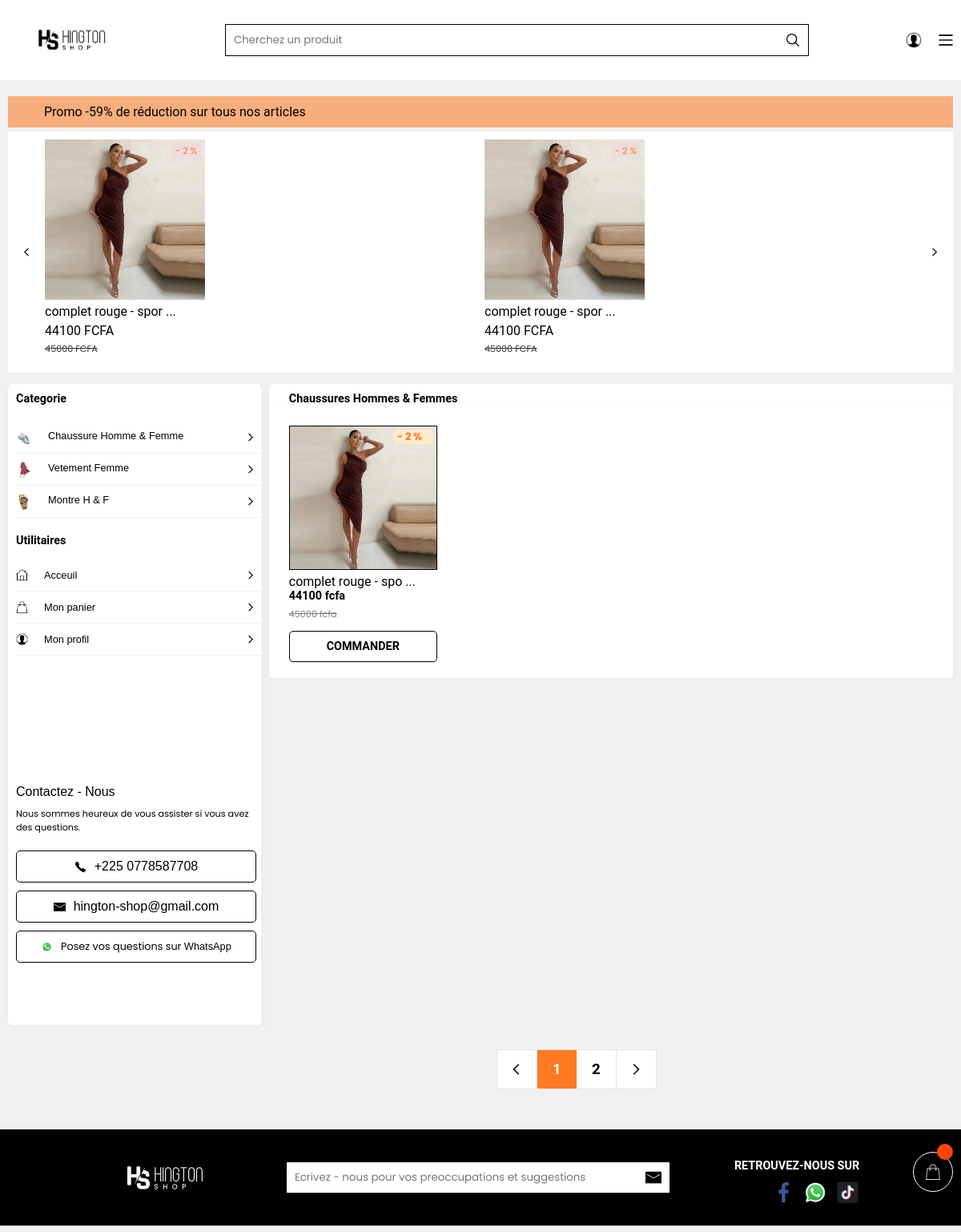
Page /chaussureslog on the earlier database version.
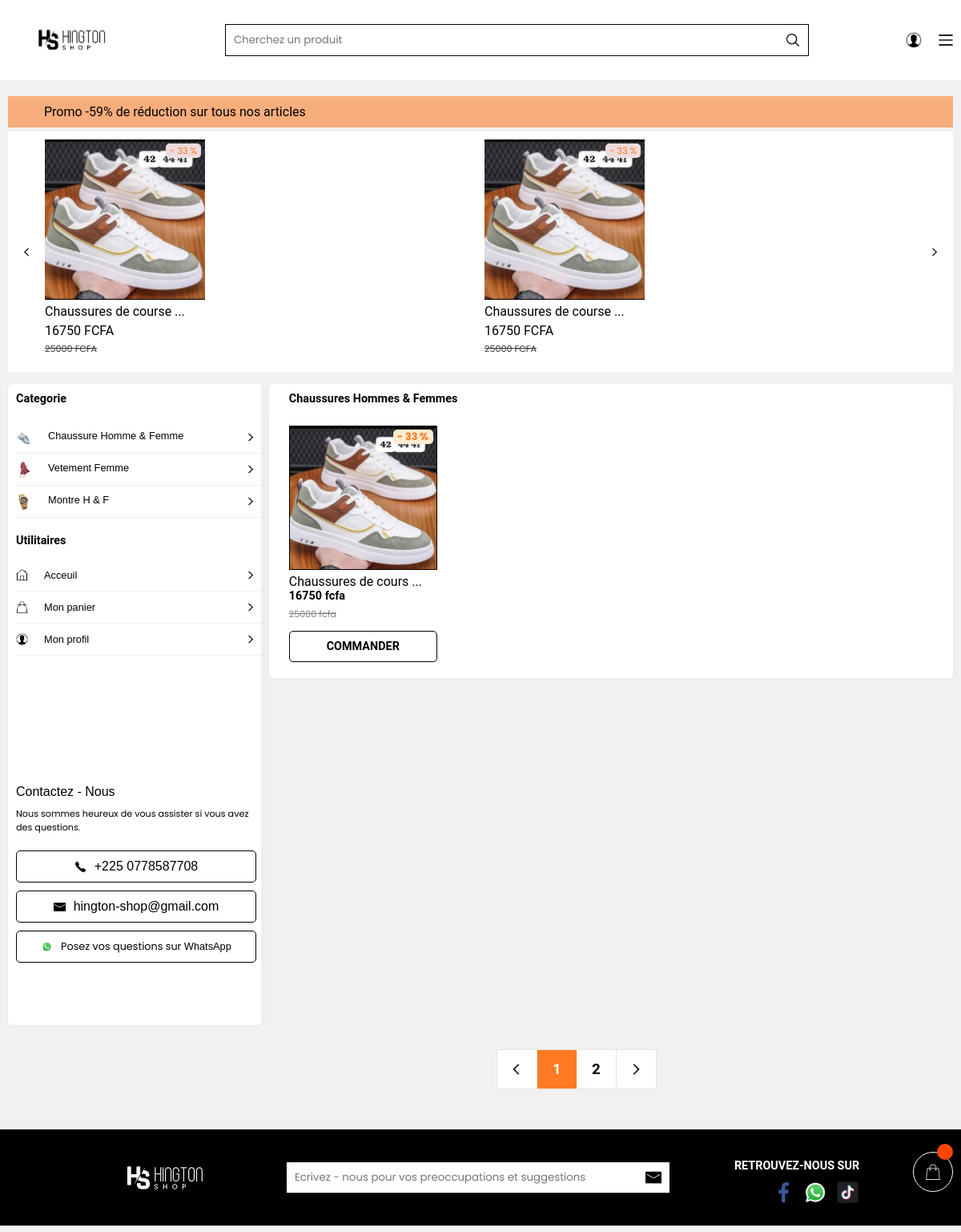
Same page on the later database version.
### app.py (models this page shows, shortened)
class Ajouter(db.Model):
    id = db.Column(db.Integer, primary_key = True)
    nom = db.Column(db.String(500), unique = False , nullable = False)
    description = db.Column(db.String(500), unique = False , nullable = False)
    liens = db.Column(db.String(500), unique = False , nullable = False)
    prix = db.Column(db.String(500), unique = False , nullable = False)
    porce = db.Column(db.String(500), unique = False , nullable = False)
    porceprix = db.Column(db.String(500), unique = False , nullable = False)
    categorie = db.Column(db.String(500), unique = False , nullable = False)
    image = db.Column(db.String(500), unique = True , nullable = False)
    twoimage = db.Column(db.String(500), unique = False , nullable = False)
    threeimage = db.Column(db.String(500), unique = False , nullable = False)
    forimage = db.Column(db.String(500), unique = False , nullable = False)
    xs = db.Column(db.String(500), unique = False , nullable = False)
    s = db.Column(db.String(500), unique = False , nullable = False)
    m = db.Column(db.String(500), unique = False , nullable = False)
    l = db.Column(db.String(500), unique = False , nullable = False)
    xl = db.Column(db.String(500), unique = False , nullable = False)
    xxl = db.Column(db.String(500), unique = False , nullable = False)
    rouge = db.Column(db.String(500), unique = False , nullable = False)
    blanc = db.Column(db.String(500), unique = False , nullable = False)
    noir = db.Column(db.String(500), unique = False , nullable = False)
    jaune = db.Column(db.String(500), unique = False , nullable = False)
    vert = db.Column(db.String(500), unique = False , nullable = False)
    orange = db.Column(db.String(500), unique = False , nullable = False)
    bleu = db.Column(db.String(500), unique = False , nullable = False)
    rose = db.Column(db.String(500), unique = False , nullable = False)
    marron = db.Column(db.String(500), unique = False , nullable = False)
    violet = db.Column(db.String(500), unique = False , nullable = False)
    gris = db.Column(db.String(500), unique = False , nullable = False)
    tranwite = db.Column(db.String(500), unique = False , nullable = False)
    tranneuf = db.Column(db.String(500), unique = False , nullable = False)
    karente = db.Column(db.String(500), unique = False , nullable = False)
    tranwiteun = db.Column(db.String(500), unique = False , nullable = False)
    tranwitedeux = db.Column(db.String(500), unique = False , nullable = False)
    tranwitrois = db.Column(db.String(500), unique = False , nullable = False)
    tranwitekate = db.Column(db.String(500), unique = False , nullable = False)
    xslet = db.Column(db.String(500), unique = False , nullable = False)
    slet = db.Column(db.String(500), unique = False , nullable = False)
    mlet = db.Column(db.String(500), unique = False , nullable = False)
    llet = db.Column(db.String(500), unique = False , nullable = False)
    xllet = db.Column(db.String(500), unique = False , nullable = False)
    xxllet = db.Column(db.String(500), unique = False , nullable = False)
    tranwitelet = db.Column(db.String(500), unique = False , nullable = False)
    tranneuflet = db.Column(db.String(500), unique = False , nullable = False)
    karentelet = db.Column(db.String(500), unique = False , nullable = False)
    tranwiteunlet = db.Column(db.String(500), unique = False , nullable = False)
    tranwitedeuxlet = db.Column(db.String(500), unique = False , nullable = False)
    tranwitroislet = db.Column(db.String(500), unique = False , nullable = False)
    tranwitekatelet = db.Column(db.String(500), unique = False , nullable = False)
    quantit = db.Column(db.String(500), unique = False , nullable = False)
    stat = db.Column(db.String(500), unique = False , nullable = False)

### app.py (the view)
@app.route("/chaussureslog")
def chaussureslog():
    data = []
    a = Ajouter.query.all()
    for i in a:
        if i.categorie == 'chaussure':
            data.append(i)
    return render_template("sacls.html", data = data)

### templates/sacls.html (shortened to what the changed rows need)
<!DOCTYPE html>
<html lang="en">
<head>
    <link rel="stylesheet" href="/static/CSS/vent.css">
</head>
<body>
    <div class="resfgdg">
        <div class="listedeselements">
            <div class="grsgjd">
                <div class="listedeselements1">
                    {% for i in data %}
                    {% if i.stat == "vrai" %}
                     <a href="/chasuss/{{i.id}}">
                        <div class="uneldd">
                            <div class="imahhd">
                                <img id="image" src="{{url_for('static', filename='uploads/' + i.image)}}" width="100%"
                                height="100%" alt="Image principale"
                                onerror="this.onerror=null;this.src='static/IMAGE/nnssd.jpg';">
                                <div class="reghd">
                                    {% if i.porce != "0" %}
                                    <p style="color: rgba(255, 102, 0, 0.865);font-size: 0.7rem;padding-left: 5px;padding-right: 5px;">- {{i.porce}} %</p>
                                    {% endif %}
                                </div>
                            </div>
                            <p class="palhde" style="font-family: Roboto, -apple-system, BlinkMacSystemFont, Segoe UI, Helvetica Neue, Arial, sans-serif;padding-top: 5px;color: black;font-size: 1rem;">{{i.nom[:20:]}} ...</p>
                            <p style="font-family: Roboto, -apple-system, BlinkMacSystemFont, Segoe UI, Helvetica Neue, Arial, sans-serif;padding-top: 5px;color: black;">{{i.porceprix}} FCFA</p>
                            <p style="font-family: Roboto, -apple-system, BlinkMacSystemFont, Segoe UI, Helvetica Neue, Arial, sans-serif;font-size: 0.7rem;padding-top: 5px;color: rgb(53, 53, 53);"><s>{{i.prix}} FCFA</s></p>
                        </div>
                    </a>
                    {% endif %}
                    {% endfor %}
                    {% if not data[5] %}
                    {% for i in data %}
                    {% if i.stat == "vrai" %}
                     <a href="/chasuss/{{i.id}}">
                        <div class="uneldd">
                            <div class="imahhd">
                                <img id="image" src="{{url_for('static', filename='uploads/' + i.image)}}" width="100%"
                                height="100%" alt="Image principale"
                                onerror="this.onerror=null;this.src='static/IMAGE/nnssd.jpg';">
                                <div class="reghd">
                                    {% if i.porce != "0" %}
                                    <p style="color: rgba(255, 102, 0, 0.865);font-size: 0.7rem;padding-left: 5px;padding-right: 5px;">- {{i.porce}} %</p>
                                    {% endif %}
                                </div>
                            </div>
                            <p class="palhde" style="font-family: Roboto, -apple-system, BlinkMacSystemFont, Segoe UI, Helvetica Neue, Arial, sans-serif;padding-top: 5px;color: black;font-size: 1rem;">{{i.nom[:20:]}} ...</p>
                            <p style="font-family: Roboto, -apple-system, BlinkMacSystemFont, Segoe UI, Helvetica Neue, Arial, sans-serif;padding-top: 5px;color: black;">{{i.porceprix}} FCFA</p>
                            <p style="font-family: Roboto, -apple-system, BlinkMacSystemFont, Segoe UI, Helvetica Neue, Arial, sans-serif;font-size: 0.7rem;padding-top: 5px;color: rgb(53, 53, 53);"><s>{{i.prix}} FCFA</s></p>
                        </div>
                    </a>
                    {% endif %}
                    {% endfor %}
                    {% endif %}
                </div>
            </div>
        </div>
        <div class="hhsywuysdfhe">
            <div class="hwkediide">
                <div class="indikdfhef1">
                    <div class="menuddg211">
                        <div class="menuddg311">
                            <h1 style="font-size: 0.9rem;font-family: Roboto, -apple-system, BlinkMacSystemFont, Segoe UI, Helvetica Neue, Arial, sans-serif;color: black;padding-bottom: 20px;"><a href="/vente" style="font-size: 0.9rem;font-family: Roboto, -apple-system, BlinkMacSystemFont, Segoe UI, Helvetica Neue, Arial, sans-serif;color: black;text-decoration: none;">Categorie</a> </h1>
                            <h1 style="font-size: 0.9rem;font-family: Roboto, -apple-system, BlinkMacSystemFont, Segoe UI, Helvetica Neue, Arial, sans-serif;color: black;padding-bottom: 15px;padding-top: 20px;"><a href="/vente" style="font-size: 0.9rem;font-family: Roboto, -apple-system, BlinkMacSystemFont, Segoe UI, Helvetica Neue, Arial, sans-serif;color: black;text-decoration: none;">Utilitaires</a> </h1>
                        </div>
                    </div>
                </div>
                <div class="indikdfhef2">
                    <div class="jjhfsdf54">
                        <div class="jdudu">
                            <h1 style="font-size: 0.9rem;font-family: Roboto, -apple-system, BlinkMacSystemFont, Segoe UI, Helvetica Neue, Arial, sans-serif;color: black;padding-top: 10px;padding-left: 25px;"><a href="/vente" style="font-size: 0.9rem;font-family: Roboto, -apple-system, BlinkMacSystemFont, Segoe UI, Helvetica Neue, Arial, sans-serif;color: black;text-decoration: none;">Chaussures Hommes & Femmes</a> </h1>
                        </div>
                    </div>
                    <div class="diiepiire">
                        {% for i in data %}
                        {% if i.stat == "vrai" %}
                        <a href="/chasuss/{{i.id}}" id="imgform">
                            <div class="ima">
                                <img id="image" src="{{url_for('static', filename='uploads/' + i.image)}}" width="120px"
                                height="120px" alt="Image principale"
                                onerror="this.onerror=null;this.src='static/IMAGE/nnssd.jpg';">
                                <div class="poircentag">
                                    {% if i.porce != '0' %}
                                    <p style="font-size:0.8rem;color: rgba(255, 102, 0, 0.865);font-weight: bolder;background-color: blanchedalmond;padding-left: 5px;border-radius: 5px;">- {{i.porce}} %</p>
                                    {% endif %}
                                </div>
                            </div>
                            <div class="priximgform">
                                <p class="palhde" style="font-family: Roboto, -apple-system, BlinkMacSystemFont, Segoe UI, Helvetica Neue, Arial, sans-serif;padding-top: 5px;color: black;font-size: 1rem;">{{i.nom[:19:]}} ...</p>
                                <h1 style="font-size: 0.9rem;font-family: Roboto, -apple-system, BlinkMacSystemFont, Segoe UI, Helvetica Neue, Arial, sans-serif;color: black;
                                ">{{i.porceprix}} fcfa</h1>
                                {% if i.porceprix != 0 %}
                                <s style="font-size: 0.7rem;color: gray;padding-top: 5px;">{{i.prix}} fcfa</s>
                                {% endif %}
                                <div id="imgformidd">
                                    <h1 style="font-size: 0.9rem;font-family: Roboto, -apple-system, BlinkMacSystemFont, Segoe UI, Helvetica Neue, Arial, sans-serif;color: black;
                                    ">COMMANDER</h1>
                                </div>
                            </div>
                        </a>
                        {% endif %}
                        {%endfor%}
                    </div>
                </div>
            </div>
        </div>
    </div>
    <div class="insedfole">
        <footer id="foot" >
            <div id="head " style="padding-top: 20px;padding-left: 20px;">
                <h1 style="color: white;font-size: 0.9rem;font-family: Roboto, -apple-system, BlinkMacSystemFont, Segoe UI, Helvetica Neue, Arial, sans-serif">RETROUVEZ-NOUS SUR</h1>
            </div>
        </footer>
    </div>
</body>
</html>

Differences in the rows shown:
no longer on this page (row edited): Ajouter: image (picture), porce "2", nom "complet rouge - spor", porceprix "44100", prix "45000", nom "complet rouge - spo"
now on this page (row edited): Ajouter: image (picture), porce "33", nom "Chaussures de course", porceprix "16750", prix "25000", nom "Chaussures de cours"
